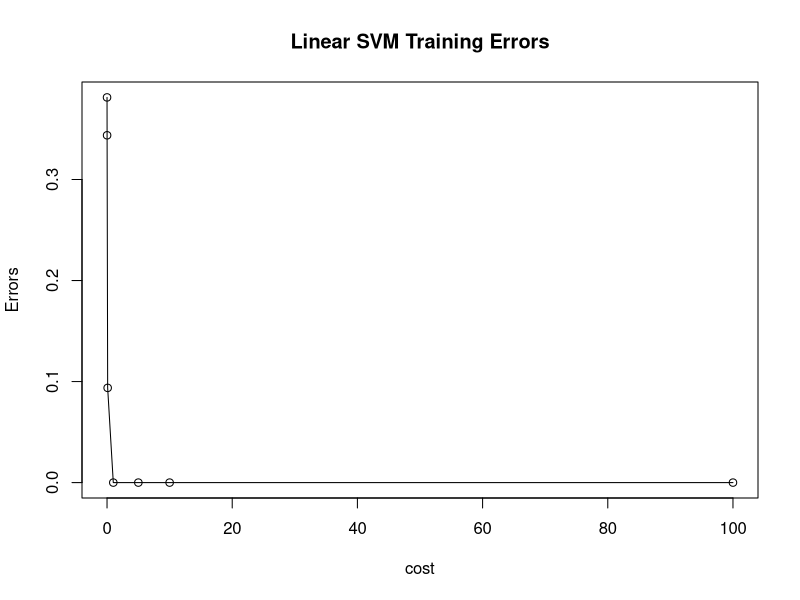
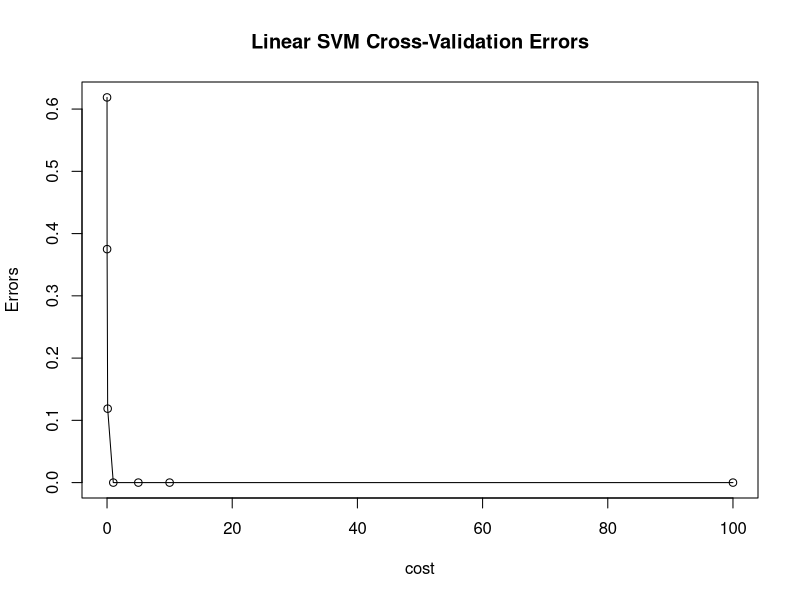
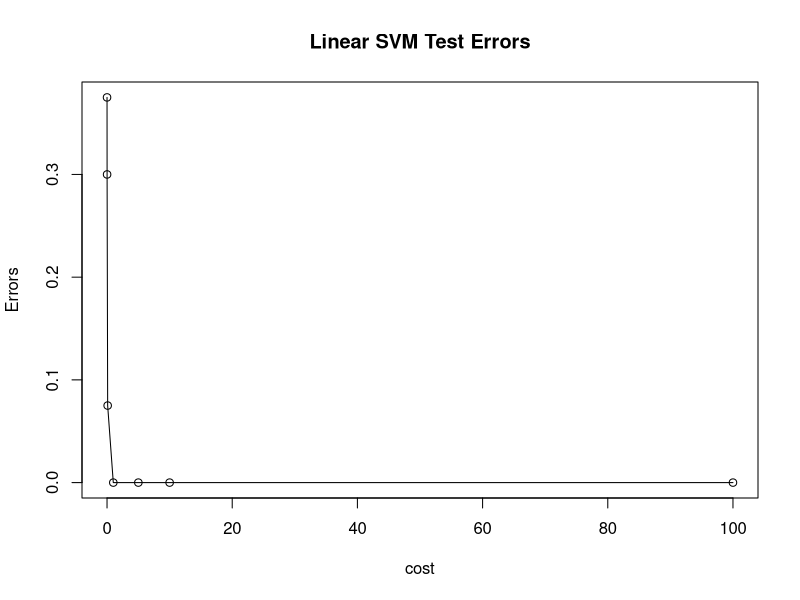
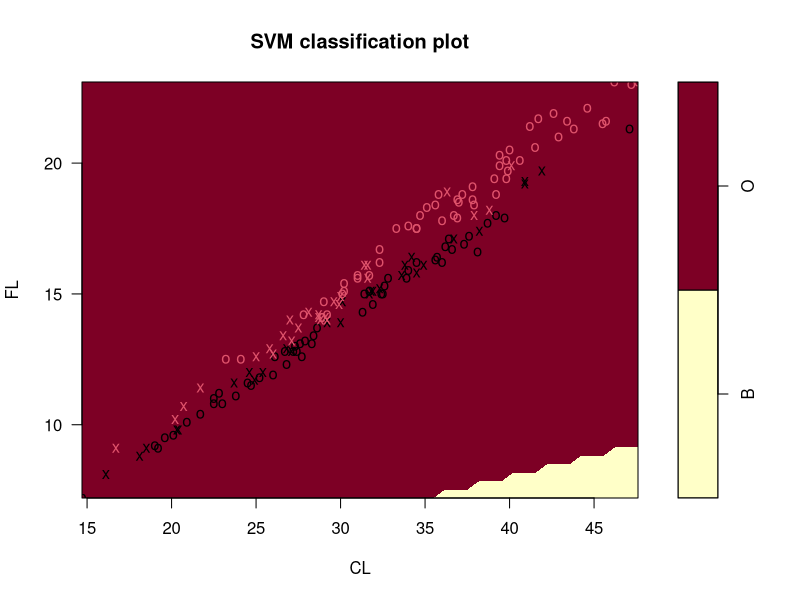
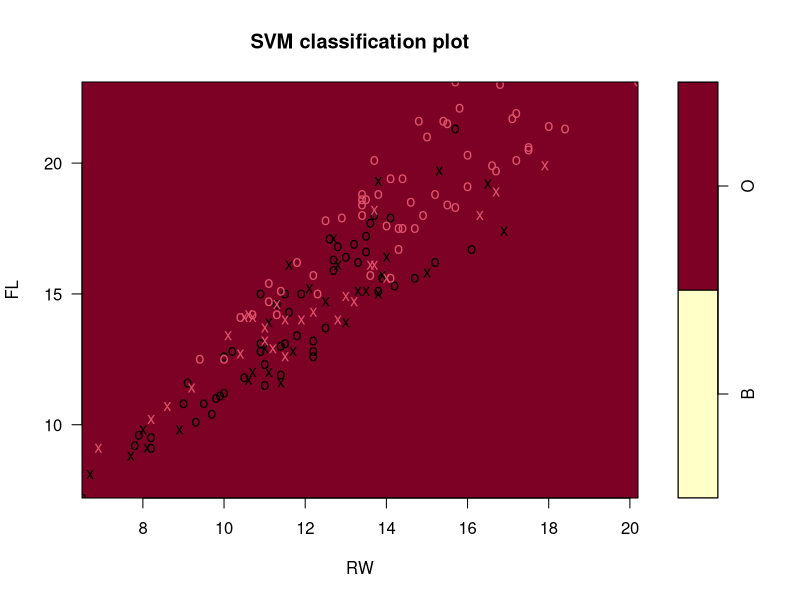
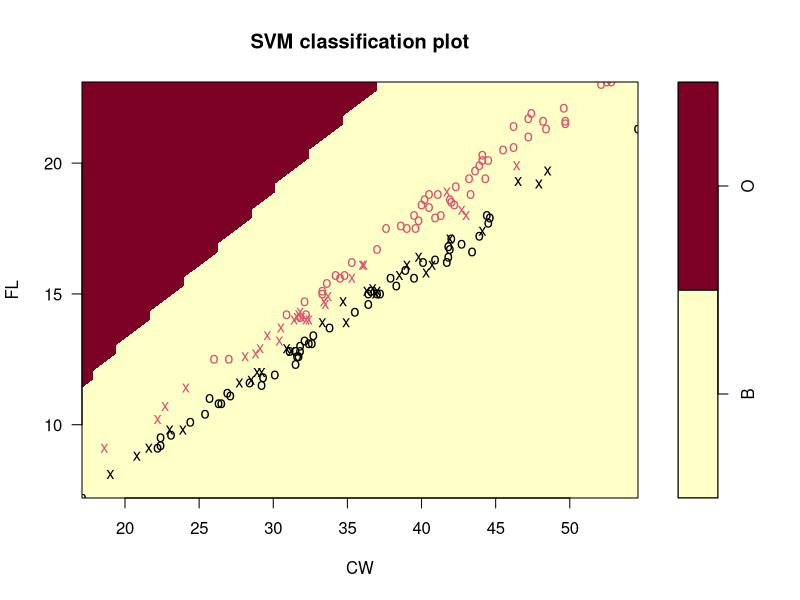
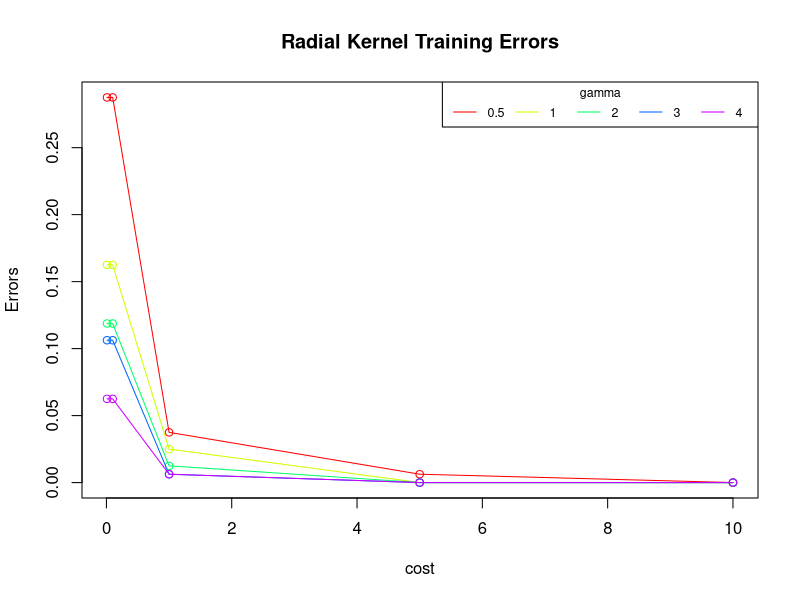
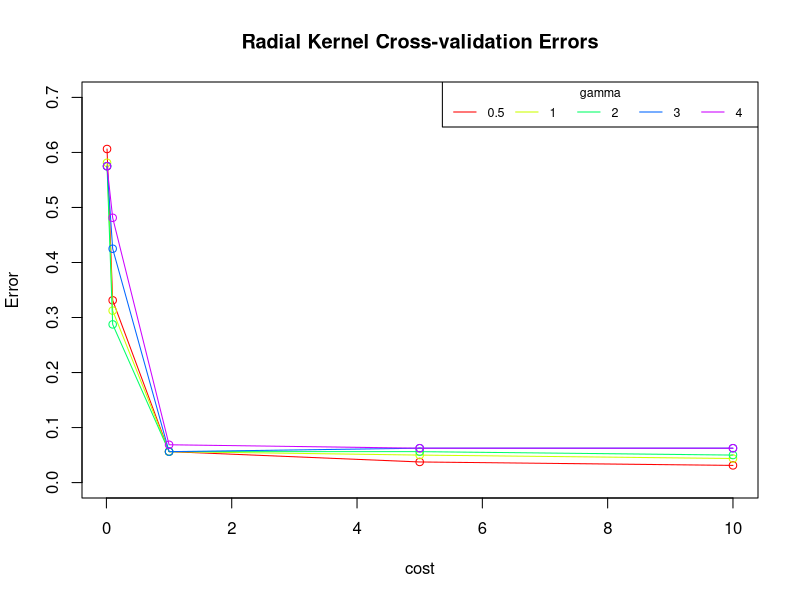

The R source for these figures, in order:
## ---- chunk 1
library(MASS)

set.seed(6789)

crabs.BM <- which(crabs$sp == "B" & crabs$sex == "M")
crabs.BF <- which(crabs$sp == "B" & crabs$sex == "F")
crabs.OM <- which(crabs$sp == "O" & crabs$sex == "M")
crabs.OF <- which(crabs$sp == "O" & crabs$sex == "F")

train.id = c(sample(crabs.BM, size = trunc(0.80 * length(crabs.BM))),
             sample(crabs.BF, size = trunc(0.80 * length(crabs.BF))),
             sample(crabs.OM, size = trunc(0.80 * length(crabs.OM))),
             sample(crabs.OF, size = trunc(0.80 * length(crabs.OF))))

crabs.train <- crabs[train.id, ]
crabs.test <- crabs[-train.id, ]
## ---- chunk 2
library(e1071)

set.seed(6789)
svm.tuned.ln <- tune(svm, sp ~ FL + RW + CL + CW + BD, 
                     data = crabs.train, kernel = "linear",
                     ranges = list(cost = c(0.001, 0.01, 0.1, 1, 5, 10, 100)))

train.errs.ln <- c()
test.errs.ln <- c()
for (cost in c(0.001, 0.01, 0.1, 1, 5, 10, 100)) {
  svm.fit.ln <- svm(sp ~ FL + RW + CL + CW + BD, data = crabs.train, 
                    kernel = "linear", cost = cost)
  
  train.pred.ln <- predict(svm.fit.ln, crabs.train)
  train.err.ln <- mean(crabs.train$sp != train.pred.ln)
  train.errs.ln <- c(train.errs.ln, train.err.ln)
  
  test.pred.ln <- predict(svm.fit.ln, crabs.test)
  test.err.ln <- mean(crabs.test$sp != test.pred.ln)
  test.errs.ln <- c(test.errs.ln, test.err.ln)
}

plot(train.errs.ln ~ c(0.001, 0.01, 0.1, 1, 5, 10, 100), type = "o", 
     main = "Linear SVM Training Errors", xlab = "cost", ylab = "Errors")
plot(svm.tuned.ln$performances$error ~ c(0.001, 0.01, 0.1, 1, 5, 10, 100), 
     type = "o", main = "Linear SVM Cross-Validation Errors", 
     xlab = "cost", ylab = "Errors")
plot(test.errs.ln ~ c(0.001, 0.01, 0.1, 1, 5, 10, 100), type = "o",
     main = "Linear SVM Test Errors", xlab = "cost", ylab = "Errors")

svm.fit.ln <- svm(sp ~ FL + RW + CL + CW + BD, data = crabs.train, 
                  kernel = "linear", cost = 1)
## ---- chunk 3
svm.tuned.ln$best.parameters
## ---- chunk 4
plot(svm.fit.ln, data = crabs.train, formula = FL ~ CL)
plot(svm.fit.ln, data = crabs.train, formula = FL ~ RW)
plot(svm.fit.ln, data = crabs.train, formula = FL ~ CW)
## ---- chunk 5
set.seed(6789)
svm.tuned.rad <- tune(svm, sp ~ FL + RW + CL + CW + BD, 
                      data = crabs.train, kernel = "radial",
                      ranges = list(cost = c(0.01, 0.1, 1, 5, 10),
                                    gamma = c(0.5, 1, 2, 3, 4)))

# gamma = 0.5
train.errs.rad..5 <- c()
test.errs.rad..5 <- c()
for (cost in c(0.01, 0.1, 1, 5, 10)) {
  svm.fit.rad..5 <- svm(sp ~ FL + RW + CL + CW + BD, data = crabs.train, 
                        kernel = "radial", cost = cost, gamma = 0.5)
  
  train.pred.rad..5 <- predict(svm.fit.rad..5, crabs.train)
  train.err.rad..5 <- mean(crabs.train$sp != train.pred.rad..5)
  train.errs.rad..5 <- c(train.errs.rad..5, train.err.rad..5)
  
  test.pred.rad..5 <- predict(svm.fit.rad..5, crabs.test)
  test.err.rad..5 <- mean(crabs.test$sp != test.pred.rad..5)
  test.errs.rad..5 <- c(test.errs.rad..5, test.err.rad..5)
}

# gamma = 1
train.errs.rad.1 <- c()
test.errs.rad.1 <- c()
for (cost in c(0.01, 0.1, 1, 5, 10)) {
  svm.fit.rad.1 <- svm(sp ~ FL + RW + CL + CW + BD, data = crabs.train, 
                       kernel = "radial", cost = cost, gamma = 1)
  
  train.pred.rad.1 <- predict(svm.fit.rad.1, crabs.train)
  train.err.rad.1 <- mean(crabs.train$sp != train.pred.rad.1)
  train.errs.rad.1 <- c(train.errs.rad.1, train.err.rad.1)
  
  test.pred.rad.1 <- predict(svm.fit.rad.1, crabs.test)
  test.err.rad.1 <- mean(crabs.test$sp != test.pred.rad.1)
  test.errs.rad.1 <- c(test.errs.rad.1, test.err.rad.1)
}

# gamma = 2
train.errs.rad.2 <- c()
test.errs.rad.2 <- c()
for (cost in c(0.01, 0.1, 1, 5, 10)) {
  svm.fit.rad.2 <- svm(sp ~ FL + RW + CL + CW + BD, data = crabs.train, 
                       kernel = "radial", cost = cost, gamma = 2)
  
  train.pred.rad.2 <- predict(svm.fit.rad.2, crabs.train)
  train.err.rad.2 <- mean(crabs.train$sp != train.pred.rad.2)
  train.errs.rad.2 <- c(train.errs.rad.2, train.err.rad.2)
  
  test.pred.rad.2 <- predict(svm.fit.rad.2, crabs.test)
  test.err.rad.2 <- mean(crabs.test$sp != test.pred.rad.2)
  test.errs.rad.2 <- c(test.errs.rad.2, test.err.rad.2)
}

# gamma = 3
train.errs.rad.3 <- c()
test.errs.rad.3 <- c()
for (cost in c(0.01, 0.1, 1, 5, 10)) {
  svm.fit.rad.3 <- svm(sp ~ FL + RW + CL + CW + BD, data = crabs.train, 
                       kernel = "radial", cost = cost, gamma = 3)
  
  train.pred.rad.3 <- predict(svm.fit.rad.3, crabs.train)
  train.err.rad.3 <- mean(crabs.train$sp != train.pred.rad.3)
  train.errs.rad.3 <- c(train.errs.rad.3, train.err.rad.3)
  
  test.pred.rad.3 <- predict(svm.fit.rad.3, crabs.test)
  test.err.rad.3 <- mean(crabs.test$sp != test.pred.rad.3)
  test.errs.rad.3 <- c(test.errs.rad.3, test.err.rad.3)
}

# gamma = 4
train.errs.rad.4 <- c()
test.errs.rad.4 <- c()
for (cost in c(0.01, 0.1, 1, 5, 10)) {
  svm.fit.rad.4 <- svm(sp ~ FL + RW + CL + CW + BD, data = crabs.train, 
                       kernel = "radial", cost = cost, gamma = 4)
  
  train.pred.rad.4 <- predict(svm.fit.rad.4, crabs.train)
  train.err.rad.4 <- mean(crabs.train$sp != train.pred.rad.4)
  train.errs.rad.4 <- c(train.errs.rad.4, train.err.rad.4)
  
  test.pred.rad.4 <- predict(svm.fit.rad.4, crabs.test)
  test.err.rad.4 <- mean(crabs.test$sp != test.pred.rad.4)
  test.errs.rad.4 <- c(test.errs.rad.4, test.err.rad.4)
}

plot(train.errs.rad..5 ~ c(0.01, 0.1, 1, 5, 10), type = "o", col = rainbow(5)[1],
     main = "Radial Kernel Training Errors", xlab = "cost", ylab = "Errors")
lines(train.errs.rad.1 ~ c(0.01, 0.1, 1, 5, 10), type = "o", col = rainbow(5)[2])
lines(train.errs.rad.2 ~ c(0.01, 0.1, 1, 5, 10), type = "o", col = rainbow(5)[3])
lines(train.errs.rad.3 ~ c(0.01, 0.1, 1, 5, 10), type = "o", col = rainbow(5)[4])
lines(train.errs.rad.4 ~ c(0.01, 0.1, 1, 5, 10), type = "o", col = rainbow(5)[5])
legend("topright", horiz = T, legend = c(0.5, 1:4), col = rainbow(5), lty = 1,
       cex = .75, title = "gamma")

with(svm.tuned.rad$performances, {
  plot(error[gamma == 0.5] ~ cost[gamma == 0.5], ylim = c(0, .7), type = "o",
       col = rainbow(5)[1], main = "Radial Kernel Cross-validation Errors", 
       xlab = "cost", ylab = "Error")
  lines(error[gamma == 1] ~ cost[gamma == 1], type = "o", col = rainbow(5)[2])
  lines(error[gamma == 2] ~ cost[gamma == 2], type = "o", col = rainbow(5)[3])
  lines(error[gamma == 3] ~ cost[gamma == 3], type = "o", col = rainbow(5)[4])
  lines(error[gamma == 4] ~ cost[gamma == 4], type = "o", col = rainbow(5)[5])
})
legend("topright", horiz = T, legend = c(0.5, 1:4), col = rainbow(5), lty = 1,
       cex = .75, title = "gamma")

plot(test.errs.rad..5 ~ c(0.01, 0.1, 1, 5, 10), type = "o", col = rainbow(5)[1], 
     main = "Radial Kernel Test Errors", xlab = "cost", ylab = "Errors")
lines(test.errs.rad.1 ~ c(0.01, 0.1, 1, 5, 10), type = "o", col = rainbow(5)[2])
lines(test.errs.rad.2 ~ c(0.01, 0.1, 1, 5, 10), type = "o", col = rainbow(5)[3])
lines(test.errs.rad.3 ~ c(0.01, 0.1, 1, 5, 10), type = "o", col = rainbow(5)[4])
lines(test.errs.rad.4 ~ c(0.01, 0.1, 1, 5, 10), type = "o", col = rainbow(5)[5])
legend("topright", horiz = T, legend = c(0.5, 1:4), col = rainbow(5), lty = 1,
       cex = .75, title = "gamma")
## ---- chunk 6
svm.tuned.rad$best.parameters
## ---- chunk 7
set.seed(6789)
svm.tuned.poly <- tune(svm, sp ~ FL + RW + CL + CW + BD, 
                       data = crabs.train, kernel = "polynomial",
                       ranges = list(cost = c(0.01, 0.1, 1, 5, 10),
                                     degree = c(0.5, 1, 2, 3, 4)))

# degree = 0.5
train.errs.poly..5 <- c()
test.errs.poly..5 <- c()
for (cost in c(0.01, 0.1, 1, 5, 10)) {
  svm.fit.poly..5 <- svm(sp ~ FL + RW + CL + CW + BD, data = crabs.train, 
                         kernel = "polynomial", cost = cost, degree = 0.5)
  
  train.pred.poly..5 <- predict(svm.fit.poly..5, crabs.train)
  train.err.poly..5 <- mean(crabs.train$sp != train.pred.poly..5)
  train.errs.poly..5 <- c(train.errs.poly..5, train.err.poly..5)
  
  test.pred.poly..5 <- predict(svm.fit.poly..5, crabs.test)
  test.err.poly..5 <- mean(crabs.test$sp != test.pred.poly..5)
  test.errs.poly..5 <- c(test.errs.poly..5, test.err.poly..5)
}

# degree = 1
train.errs.poly.1 <- c()
test.errs.poly.1 <- c()
for (cost in c(0.01, 0.1, 1, 5, 10)) {
  svm.fit.poly.1 <- svm(sp ~ FL + RW + CL + CW + BD, data = crabs.train, 
                        kernel = "polynomial", cost = cost, degree = 1)
  
  train.pred.poly.1 <- predict(svm.fit.poly.1, crabs.train)
  train.err.poly.1 <- mean(crabs.train$sp != train.pred.poly.1)
  train.errs.poly.1 <- c(train.errs.poly.1, train.err.poly.1)
  
  test.pred.poly.1 <- predict(svm.fit.poly.1, crabs.test)
  test.err.poly.1 <- mean(crabs.test$sp != test.pred.poly.1)
  test.errs.poly.1 <- c(test.errs.poly.1, test.err.poly.1)
}

# degree = 2
train.errs.poly.2 <- c()
test.errs.poly.2 <- c()
for (cost in c(0.01, 0.1, 1, 5, 10)) {
  svm.fit.poly.2 <- svm(sp ~ FL + RW + CL + CW + BD, data = crabs.train, 
                        kernel = "polynomial", cost = cost, degree = 2)
  
  train.pred.poly.2 <- predict(svm.fit.poly.2, crabs.train)
  train.err.poly.2 <- mean(crabs.train$sp != train.pred.poly.2)
  train.errs.poly.2 <- c(train.errs.poly.2, train.err.poly.2)
  
  test.pred.poly.2 <- predict(svm.fit.poly.2, crabs.test)
  test.err.poly.2 <- mean(crabs.test$sp != test.pred.poly.2)
  test.errs.poly.2 <- c(test.errs.poly.2, test.err.poly.2)
}

# degree = 3
train.errs.poly.3 <- c()
test.errs.poly.3 <- c()
for (cost in c(0.01, 0.1, 1, 5, 10)) {
  svm.fit.poly.3 <- svm(sp ~ FL + RW + CL + CW + BD, data = crabs.train, 
                        kernel = "polynomial", cost = cost, degree = 3)
  
  train.pred.poly.3 <- predict(svm.fit.poly.3, crabs.train)
  train.err.poly.3 <- mean(crabs.train$sp != train.pred.poly.3)
  train.errs.poly.3 <- c(train.errs.poly.3, train.err.poly.3)
  
  test.pred.poly.3 <- predict(svm.fit.poly.3, crabs.test)
  test.err.poly.3 <- mean(crabs.test$sp != test.pred.poly.3)
  test.errs.poly.3 <- c(test.errs.poly.3, test.err.poly.3)
}

# degree = 4
train.errs.poly.4 <- c()
test.errs.poly.4 <- c()
for (cost in c(0.01, 0.1, 1, 5, 10)) {
  svm.fit.poly.4 <- svm(sp ~ FL + RW + CL + CW + BD, data = crabs.train, 
                        kernel = "polynomial", cost = cost, degree = 4)
  
  train.pred.poly.4 <- predict(svm.fit.poly.4, crabs.train)
  train.err.poly.4 <- mean(crabs.train$sp != train.pred.poly.4)
  train.errs.poly.4 <- c(train.errs.poly.4, train.err.poly.4)
  
  test.pred.poly.4 <- predict(svm.fit.poly.4, crabs.test)
  test.err.poly.4 <- mean(crabs.test$sp != test.pred.poly.4)
  test.errs.poly.4 <- c(test.errs.poly.4, test.err.poly.4)
}

plot(train.errs.poly..5 ~ c(0.01, 0.1, 1, 5, 10), ylim = c(0, .8), type = "o",
     col = rainbow(5)[1], main = "Polynomial Kernel Training Errors", 
     xlab = "cost", ylab = "Errors")
lines(train.errs.poly.1 ~ c(0.01, 0.1, 1, 5, 10), type = "o", col = rainbow(5)[2])
lines(train.errs.poly.2 ~ c(0.01, 0.1, 1, 5, 10), type = "o", col = rainbow(5)[3])
lines(train.errs.poly.3 ~ c(0.01, 0.1, 1, 5, 10), type = "o", col = rainbow(5)[4])
lines(train.errs.poly.4 ~ c(0.01, 0.1, 1, 5, 10), type = "o", col = rainbow(5)[5])
legend("topright", horiz = T, legend = c(0.5, 1:4), col = rainbow(5), lty = 1,
       cex = .75, title = "degree")

with(svm.tuned.poly$performances, {
  plot(error[degree == 0.5] ~ cost[degree == 0.5], xlim = c(0, 10),
       ylim = c(0, .8), type = "o", col = rainbow(5)[1], 
       main = "Polynomial Kernel Cross-validation Errors", 
       xlab = "cost", ylab = "Error")
  lines(error[degree == 1] ~ cost[degree == 1], type = "o", col = rainbow(5)[2])
  lines(error[degree == 2] ~ cost[degree == 2], type = "o", col = rainbow(5)[3])
  lines(error[degree == 3] ~ cost[degree == 3], type = "o", col = rainbow(5)[4])
  lines(error[degree == 4] ~ cost[degree == 4], type = "o", col = rainbow(5)[5])
})
legend("topright", horiz = T, legend = c(0.5, 1:4), col = rainbow(5), lty = 1,
       cex = .75, title = "degree")

plot(test.errs.poly..5 ~ c(0.01, 0.1, 1, 5, 10), ylim = c(0, .8), type = "o", 
     col = rainbow(5)[1], main = "Polynomial Kernel Test Errors", 
     xlab = "cost", ylab = "Errors")
lines(test.errs.poly.1 ~ c(0.01, 0.1, 1, 5, 10), type = "o", col = rainbow(5)[2])
lines(test.errs.poly.2 ~ c(0.01, 0.1, 1, 5, 10), type = "o", col = rainbow(5)[3])
lines(test.errs.poly.3 ~ c(0.01, 0.1, 1, 5, 10), type = "o", col = rainbow(5)[4])
lines(test.errs.poly.4 ~ c(0.01, 0.1, 1, 5, 10), type = "o", col = rainbow(5)[5])
legend("topright", horiz = T, legend = c(0.5, 1:4), col = rainbow(5), lty = 1,
       cex = .75, title = "degree")
## ---- chunk 8
svm.tuned.poly$best.parameters
